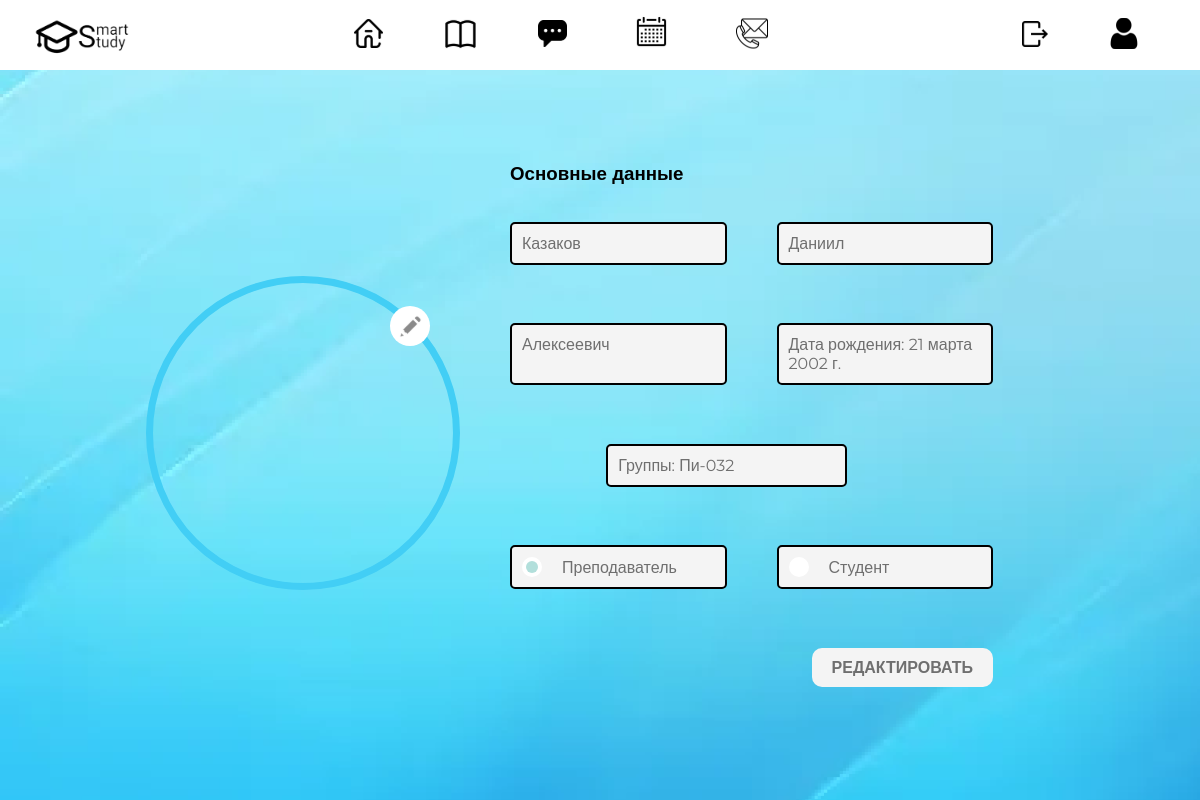
The app's page /profile (signed in) with its own data.
### users/models.py (models this page shows, shortened)
class CustomUser(AbstractUser):
    MALE = 'M'
    FEMALE = 'F'
    GENDER_CHOICES = [
        (MALE, 'Мужской'),
        (FEMALE, 'Женский'),
    ]
    STUDENT = 'S'
    TEACHER = 'T'
    USER_TYPE_CHOICES = [
        (STUDENT, 'Студент'),
        (TEACHER, 'Преподаватель'),
    ]
    surname = models.CharField(max_length=100, verbose_name="Фамилия")
    name = models.CharField(max_length=100, verbose_name="Имя")
    middlename = models.CharField(max_length=100, verbose_name="Отчество", null=True, blank=True)
    email = models.EmailField(verbose_name='Адрес электронной почты', unique=True)
    phone_number = PhoneNumberField(verbose_name="Номер телефона", null=True, blank=True)
    is_account_confirmed = models.BooleanField(default=False, verbose_name='Подтверждение аккаунта')
    gender = models.CharField(max_length=1, choices=GENDER_CHOICES, verbose_name='Пол', null=True, blank=True)
    user_type = models.CharField(max_length=1, choices=USER_TYPE_CHOICES, verbose_name='Тип пользователя', null=True,
                                 blank=True)
    birthday = models.DateField(verbose_name='Дата рождения', null=True, blank=True)
    groups = models.ManyToManyField(Group, verbose_name="Группы", related_name="users", blank=True)
    fullname = models.CharField(max_length=255, verbose_name="Полное имя", null=True, blank=True)
    USERNAME_FIELD = 'email'
    REQUIRED_FIELDS = ['username']

class Group(models.Model):
    name = models.CharField(max_length=100, verbose_name="Название группы", unique=True)

### Djangoapp/views.py (the view)
# urls.py: path('profile', views.profile, name='profile'),
def profile(request):
    user = request.user
    form = CustomUserEditForm(instance=user)
    return render(request, 'Djangoapp/profile.html', {'user': user, 'form': form})

### Djangoapp/templates/Djangoapp/profile.html (shortened to what this page needs)
{% extends 'Djangoapp/layout.html' %}
{% load static %}
{% block style %}
    <link rel="stylesheet" href="{% static 'Djangoapp/css/profile.css' %}">
{% endblock %}
{% block content %}
    <div class="profile-content" style="background-image: url('{% static 'Djangoapp/img/background.png' %}">
        <div class="profile-content-block">
            <div class="profile-photo-block">
                <div class="profile-photo-block-img-container">
                    <img src="https://24.kz/media/k2/items/cache/0ea7761dbc0f461ae2d999718aae8816_XL.jpg"
                         alt="user_photo">
                </div>
                <button class="profile-photo-block-edit-container">
                    <img src="{% static 'Djangoapp/icons/pen.svg' %}" alt="" class="edit-profile-pen">
                </button>
            </div>
        </div>
        <div class="profile-content-block">
            <div class="profile-info-block">
                <h3 class="profile-info-block-title">
                    Основные данные
                </h3>
                <div class="profile-info-data-block">
                    <div class="profile-info-data-block-text">
                        {{ user.surname }}
                    </div>
                    <div class="profile-info-data-block-text">
                        {{ user.name }}
                    </div>
                </div>
                <div class="profile-info-data-block">
                    <div class="profile-info-data-block-text">
                        {{ user.middlename }}
                    </div>
                    <div class="profile-info-data-block-text">
                        Дата рождения: {{ user.birthday }}
                    </div>
                </div>
                <div class="profile-info-data-block align-center">
    <div class="profile-info-data-block-text">
        Группы:
        {% for group in user.groups.all %}
            {{ group.name }}
        {% endfor %}
    </div>
</div>
                <div class="profile-info-data-block">
    <div class="profile-info-data-block-text custom-check">
        <span {% if user.user_type == 'T' %}class="active"{% endif %}>
            <span></span>
        </span>
        Преподаватель
    </div>
    <div class="profile-info-data-block-text custom-check">
        <span {% if user.user_type == 'S' %}class="active"{% endif %}>
        </span>
        Студент
    </div>
</div>
                <div class="profile-info-data-block flex-end">
                    <a href="{% url 'profile-edit' %}" class="profile-edit-link">
                        Редактировать
                    </a>
                </div>
            </div>
        </div>
    </div>
{% endblock %}

### Djangoapp/static/Djangoapp/css/Djangoapp.css (style rules this page uses)
body { height: 100vh; margin: 0; padding: 0; overflow: hidden; }
a { text-decoration: none }

### Djangoapp/static/Djangoapp/css/profile.css (style rules this page uses)
.profile-content { width: 100%; height: 100%; display: grid; grid-template-columns: 2fr 3fr; gap: 50px; }
.profile-content-block { display: flex; flex-direction: column; align-items: center; justify-content: center; }
.profile-photo-block { align-self: end; position: relative; }
.profile-photo-block-img-container { display: inline-block; border-radius: 50%; overflow: hidden; width: 300px; height: 300px; border: 7px solid #42CEF5; }
.profile-photo-block-img-container > img { width: 100%; height: 100%; object-fit: cover; }
.profile-photo-block-edit-container { position: absolute; top: 30px; right: 30px; z-index: 1; background-color: #fff; border-radius: 50%; border: none; cursor: pointer; width: 40px; height: 40px; display: flex; flex-direction: column; align-items: center; justify-content: space-around; }
.profile-info-block { width: 100%; height: 80%; display: flex; flex-direction: column; justify-content: space-between; }
.profile-info-block-title { text-align: left; font-family: 'Montserrat', sans-serif; }
.profile-info-data-block { display: inline-flex; width: 70%; margin-bottom: 40px; }
.align-center { display: flex; justify-content: space-around; }
.profile-info-data-block-text { text-align: left; width: calc((100% - 50px) / 2); background-color: #F4F4F4; border-radius: 5px; border: 2px solid #000000; padding: 10px; font-family: 'Montserrat', sans-serif; font-size: 1rem; color: #6F6F6F; }
.profile-info-data-block-text:first-of-type { margin-right: 50px; }
.custom-check { display: inline-flex; align-items: center; }
.custom-check > span { background-color: #ffffff; margin-right: 20px; min-width: 20px; min-height: 20px; border-radius: 50%; }
.custom-check > span.active { display: flex; flex-direction: column; align-items: center; justify-content: space-around; }
.custom-check > span.active > span { min-width: 12px; min-height: 12px; border-radius: 50%; background-color: #B2DFDB; }
.profile-edit-link { display: block; background-color: #F4F4F4; text-transform: uppercase; text-decoration: none; padding: 10px 20px; font-family: 'Montserrat', sans-serif; font-size: 1rem; color: #6F6F6F; border-radius: 10px; font-weight: 700; cursor: pointer; }
.flex-end { display: flex; align-items: center; justify-content: end; }

### records on screen
CustomUser: surname "Казаков", name "Даниил", middlename "Алексеевич", birthday "21 марта 2002 г."
Group: name "Пи-032"
